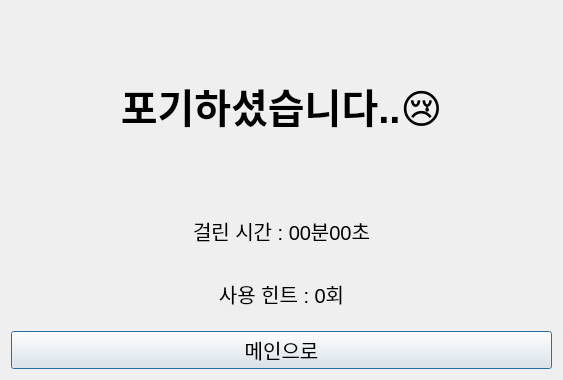
<?xml version="1.0" encoding="UTF-8"?>
<ui version="4.0">
 <class>FailDialog</class>
 <widget class="QDialog" name="FailDialog">
  <property name="geometry">
   <rect>
    <x>0</x>
    <y>0</y>
    <width>563</width>
    <height>380</height>
   </rect>
  </property>
  <property name="windowTitle">
   <string>Dialog</string>
  </property>
  <layout class="QVBoxLayout" name="verticalLayout_3">
   <item>
    <layout class="QVBoxLayout" name="verticalLayout_2">
     <item>
      <layout class="QVBoxLayout" name="verticalLayout" stretch="6,2,2">
       <property name="spacing">
        <number>0</number>
       </property>
       <item>
        <widget class="QLabel" name="label">
         <property name="font">
          <font>
           <pointsize>30</pointsize>
           <weight>75</weight>
           <italic>false</italic>
           <bold>true</bold>
          </font>
         </property>
         <property name="text">
          <string>포기하셨습니다..😢</string>
         </property>
         <property name="alignment">
          <set>Qt::AlignCenter</set>
         </property>
        </widget>
       </item>
       <item>
        <widget class="QLabel" name="timeLabel">
         <property name="font">
          <font>
           <pointsize>15</pointsize>
          </font>
         </property>
         <property name="text">
          <string>걸린 시간 : 00분00초</string>
         </property>
         <property name="alignment">
          <set>Qt::AlignCenter</set>
         </property>
        </widget>
       </item>
       <item>
        <widget class="QLabel" name="label_3">
         <property name="font">
          <font>
           <pointsize>15</pointsize>
          </font>
         </property>
         <property name="text">
          <string>사용 힌트 : 0회</string>
         </property>
         <property name="alignment">
          <set>Qt::AlignCenter</set>
         </property>
        </widget>
       </item>
      </layout>
     </item>
     <item>
      <widget class="QPushButton" name="mainButton">
       <property name="font">
        <font>
         <pointsize>15</pointsize>
        </font>
       </property>
       <property name="text">
        <string>메인으로</string>
       </property>
      </widget>
     </item>
    </layout>
   </item>
  </layout>
 </widget>
 <resources/>
 <connections/>
</ui>
